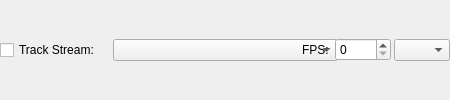
          <widget class="QWidget" name="widget_track_stream" native="true">
           <property name="sizePolicy">
            <sizepolicy hsizetype="Fixed" vsizetype="Preferred">
             <horstretch>0</horstretch>
             <verstretch>0</verstretch>
            </sizepolicy>
           </property>
           <property name="minimumSize">
            <size>
             <width>450</width>
             <height>0</height>
            </size>
           </property>
           <property name="maximumSize">
            <size>
             <width>450</width>
             <height>16777215</height>
            </size>
           </property>
           <layout class="QHBoxLayout" name="horizontalLayout_23">
            <property name="spacing">
             <number>3</number>
            </property>
            <property name="leftMargin">
             <number>0</number>
            </property>
            <property name="topMargin">
             <number>0</number>
            </property>
            <property name="rightMargin">
             <number>0</number>
            </property>
            <property name="bottomMargin">
             <number>0</number>
            </property>
            <item>
             <widget class="QCheckBox" name="checkBox_track_stream">
              <property name="sizePolicy">
               <sizepolicy hsizetype="Fixed" vsizetype="Preferred">
                <horstretch>0</horstretch>
                <verstretch>0</verstretch>
               </sizepolicy>
              </property>
              <property name="minimumSize">
               <size>
                <width>110</width>
                <height>0</height>
               </size>
              </property>
              <property name="maximumSize">
               <size>
                <width>110</width>
                <height>16777215</height>
               </size>
              </property>
              <property name="text">
               <string>Track Stream:</string>
              </property>
             </widget>
            </item>
            <item>
             <widget class="QComboBox" name="comboBox_track_stream">
              <property name="sizePolicy">
               <sizepolicy hsizetype="Fixed" vsizetype="Fixed">
                <horstretch>0</horstretch>
                <verstretch>0</verstretch>
               </sizepolicy>
              </property>
              <property name="minimumSize">
               <size>
                <width>225</width>
                <height>0</height>
               </size>
              </property>
              <property name="maximumSize">
               <size>
                <width>225</width>
                <height>16777215</height>
               </size>
              </property>
             </widget>
            </item>
            <item>
             <widget class="QLabel" name="label_title_track_fps">
              <property name="sizePolicy">
               <sizepolicy hsizetype="Fixed" vsizetype="Preferred">
                <horstretch>0</horstretch>
                <verstretch>0</verstretch>
               </sizepolicy>
              </property>
              <property name="minimumSize">
               <size>
                <width>30</width>
                <height>0</height>
               </size>
              </property>
              <property name="maximumSize">
               <size>
                <width>30</width>
                <height>16777215</height>
               </size>
              </property>
              <property name="text">
               <string>FPS:</string>
              </property>
             </widget>
            </item>
            <item>
             <widget class="QSpinBox" name="spinBox_track_fps">
              <property name="sizePolicy">
               <sizepolicy hsizetype="Fixed" vsizetype="Fixed">
                <horstretch>0</horstretch>
                <verstretch>0</verstretch>
               </sizepolicy>
              </property>
              <property name="minimumSize">
               <size>
                <width>56</width>
                <height>0</height>
               </size>
              </property>
              <property name="maximumSize">
               <size>
                <width>56</width>
                <height>16777215</height>
               </size>
              </property>
             </widget>
            </item>
            <item>
             <widget class="QComboBox" name="comboBox_track_fps">
              <property name="sizePolicy">
               <sizepolicy hsizetype="Fixed" vsizetype="Fixed">
                <horstretch>0</horstretch>
                <verstretch>0</verstretch>
               </sizepolicy>
              </property>
              <property name="minimumSize">
               <size>
                <width>56</width>
                <height>0</height>
               </size>
              </property>
              <property name="maximumSize">
               <size>
                <width>56</width>
                <height>16777215</height>
               </size>
              </property>
             </widget>
            </item>
            <item>
             <spacer name="horizontalSpacer_8">
              <property name="orientation">
               <enum>Qt::Horizontal</enum>
              </property>
              <property name="sizeType">
               <enum>QSizePolicy::Expanding</enum>
              </property>
              <property name="sizeHint" stdset="0">
               <size>
                <width>40</width>
                <height>20</height>
               </size>
              </property>
             </spacer>
            </item>
           </layout>
          </widget>
